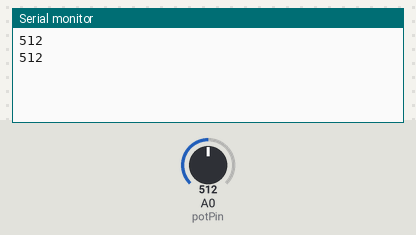
Recording of a sketch running on a simulated Arduino Uno, built with avr-gcc and run on an emulated ATmega328P. Parts: the last lines printed to the serial monitor. The inputs (shaded band) are chosen by the test bench; at power-on: A0 (potPin) = 512.

Above: at 1.8 s.
1.9 s: A0 (potPin) set to 716
At 2.5 s:
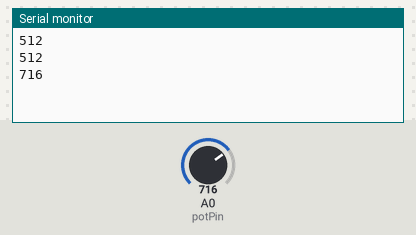
3.4 s: A0 (potPin) set to 900
At 4.8 s:
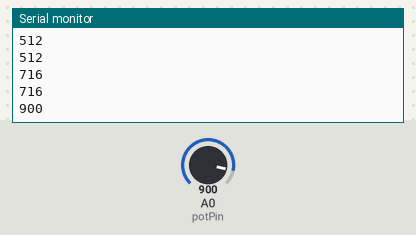
Timing chart, 0 to 6.4 s (numbered marks = the images above; inputs shaded):
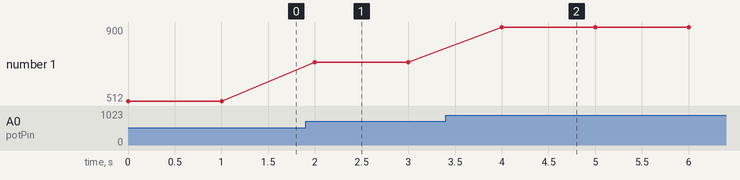

Measured:
- after the input at 1.9 s, the serial monitor: prints a new line after 0.10 s (image 1)
- after the input at 3.4 s, the serial monitor: prints a new line after 0.60 s (image 2)
- plotted number 1: 512 → 716 after the input at 1.9 s, 716 → 900 after the input at 3.4 s

The sketch:

Serial_Comunication_Potenciometer.ino
```cpp
int potPin = 0;

void setup() {
  pinMode(potPin, INPUT);
  Serial.begin(9600);
}
void loop() {
  Serial.println(analogRead(potPin));
  delay(1000);
}
```
